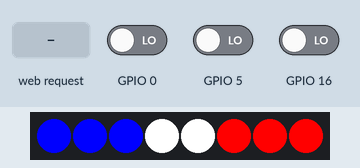
Bench run of a sketch on a simulated ESP8266 (NodeMCU). On the bench: 8 RGB LEDs in strip order, left to right. The test bench sets the inputs (shaded band); at power-on: GPIO 0 LOW, GPIO 5 LOW, GPIO 16 LOW. Dim RGB values are drawn brighter than linear.

Above: at 0.1 s.
2.3 s: HTTP request GET /etat/ received
At 2.6 s:
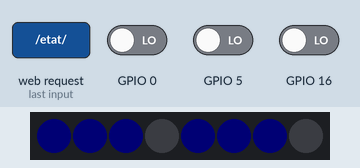
3.8 s: HTTP request GET /aa received
At 4.9 s:
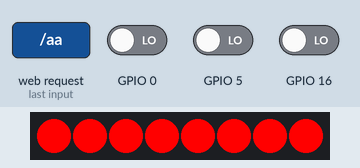
5.3 s: HTTP request GET /dd received
At 6.1 s:
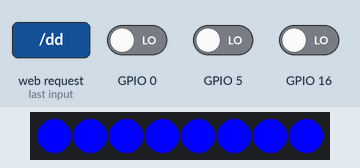
6.8 s: HTTP request GET /ee received
At 7.2 s:
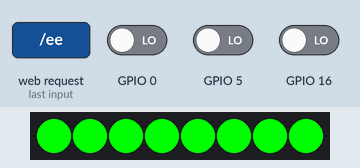
8.3 s: HTTP request GET /gg received
At 9.5 s:
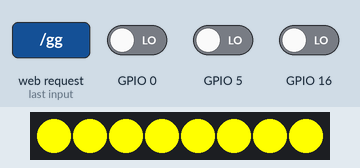
9.8 s: HTTP request GET /hh received
At 10.7 s:
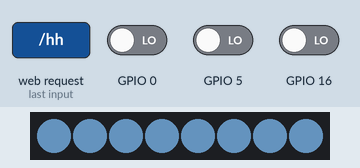
Timing chart, 0 to 12.3 s (numbered marks = the images above; inputs shaded):
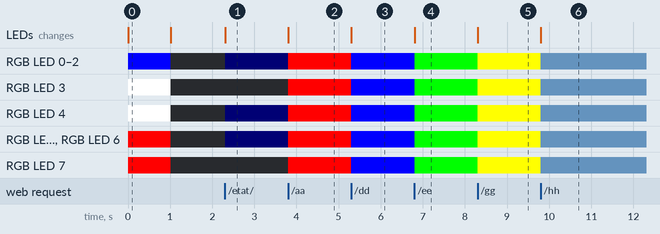

Measured:
- after the input at 2.3 s, RGB LED 0–2, RGB LED 4–6: off → RGB(0, 0, 1) at once; the LEDs: change at once (image 1)
- after the input at 3.8 s, RGB LED 0–2, RGB LED 4–6: RGB(0, 0, 1) → RGB(255, 0, 0) at once; RGB LED 3, RGB LED 7: off → RGB(255, 0, 0) at once; the LEDs: change at once (image 2)
- after the input at 5.3 s, RGB LED 0–7: RGB(255, 0, 0) → RGB(0, 0, 255) at once; the LEDs: change at once (image 3)
- after the input at 6.8 s, RGB LED 0–7: RGB(0, 0, 255) → RGB(0, 255, 0) at once; the LEDs: change at once (image 4)
- after the input at 8.3 s, RGB LED 0–7: RGB(0, 255, 0) → RGB(255, 255, 0) at once; the LEDs: change at once (image 5)
- after the input at 9.8 s, RGB LED 0–7: RGB(255, 255, 0) → RGB(42, 62, 80) at once; the LEDs: change at once (image 6)
- what the display in image 0 shows lasts 1.0 s, from 0.0 s to 1.0 s

The sketch:

pocoui.ino
```cpp
#include <ESP8266WiFi.h>
#include <Adafruit_NeoPixel.h>
#include <WiFiClient.h>
#include <ESP8266WebServer.h>

#define PIN      4
#define N_LEDS  8

Adafruit_NeoPixel strip = Adafruit_NeoPixel(N_LEDS, PIN, NEO_GRB + NEO_KHZ800);

#define LARGEUR  22
#define HAUTEUR  5
#define LARGEUR_LETTRE  (3-1)
#define HAUTEUR_LETTRE  (5-1)

int valeur = 0;
int valeur2 = 0;
int valeur3 = 0;

int aa=0;
int dd=22;
int ee=44;
int gg=66;
int hh=88;

uint8_t tableau_lettre[16][5]= {{0b111,0b101,0b101,0b101,0b111},\
                               {0b001,0b001,0b001,0b001,0b001},\
                               {0b111,0b001,0b111,0b100,0b111},\
                               {0b111,0b001,0b111,0b001,0b111},\
                               {0b101,0b101,0b111,0b001,0b001},\
                               {0b111,0b100,0b111,0b001,0b111},\
                               {0b111,0b100,0b111,0b101,0b111},\
                               {0b111,0b001,0b001,0b001,0b001},\
                               {0b111,0b101,0b111,0b101,0b111},\
                               {0b111,0b101,0b111,0b001,0b111},\
                               {0b111,0b100,0b110,0b100,0b111},\
                               {0b100,0b100,0b100,0b100,0b111},\
                               {0b111,0b111,0b111,0b111,0b111},\
                               {0b010,0b010,0b010,0b010,0b010},\
                               {0b111,0b100,0b111,0b100,0b111},\
                               {0b101,0b111,0b111,0b111,0b101},};

//0-3 => todo

int delayval = 500; // delay for half a second1

//const char* ssid = "benaur";
//const char* password = "benjaminaurelie";

const char *ssid = "nodemcu";
const char *password = "password";

//ESP8266WebServer server(80);

// Create an instance of the server
// specify the port to listen on as an argument
WiFiServer server(80);

void display(int val,uint8_t  pos, byte red, byte green, byte blue){
int8_t i;
int8_t j;
for(i=0;i<3;i++)
  {
  for(j=0;j<5;j++)
    {

//4 est la largeur d'une lettre
      uint8_t led_position=(pos)+(LARGEUR_LETTRE-i)+j*LARGEUR;
      if(((tableau_lettre[val][j]) & (1<<i)) !=0)
        strip.setPixelColor(led_position  ,red, green, blue);
      else
        strip.setPixelColor(led_position  ,0, 0, 0);
    }
  strip.show();
  }
}
void ccc(){
    for(uint16_t i=0; i<strip.numPixels(); i++) {
            strip.setPixelColor(i  ,0, 0, 0); // Draw new pixel
            strip.show();
      }
}

void  fff(){
  strip.setPixelColor(0  ,0, 0, 255); // Draw new pixel
  strip.setPixelColor(1  ,0, 0, 255); // Draw new pixel
  strip.setPixelColor(2  ,0, 0, 255); // Draw new pixel

  strip.setPixelColor(3  ,255, 255, 255); // Draw new pixel
  strip.setPixelColor(4  ,255, 255, 255); // Draw new pixel

  strip.setPixelColor(5  ,255, 0, 0); // Draw new pixel
  strip.setPixelColor(6  ,255, 0, 0); // Draw new pixel
  strip.setPixelColor(7  ,255, 0, 0);
  strip.show();
}
void  lil(){
  display(11,0, 255, 255, 0);
  display(13,4, 42, 62, 80);
  display(11,8, 255, 255, 0);
}
void  jam(){
  ccc();
  display(12,0, 0, 255, 0);
    delay(1000);
  display(12,4, 255, 255, 0);
    delay(1000);
  display(12,8, 255, 0, 0);
}
void  jem(){
  ccc();
  display(8,0, 255, 0, 255);
  display(14,4, 128, 128, 255);
  display(15,8, 255, 0, 0);
  delay(500);
  ccc();
  display(8,0, 255, 255, 0);
  display(14,4, 0, 255, 69);
  display(15,8, 255, 0, 0);
}

static void chase(uint32_t x,uint32_t y,uint32_t tt) {
  for(uint16_t i=x; x<y+4; x++) {
      strip.setPixelColor(x  , tt); // Draw new pixel
      strip.setPixelColor(x-4, 0); // Erase pixel a few steps back
      strip.show();
      delay(25);
  }
}
static void chase2(uint32_t x,uint32_t y) {
  for(uint16_t i=x; x<y+4; x++) {
      strip.setPixelColor(x  , strip.Color(255, 128, 128)); // Draw new pixel
      strip.setPixelColor(x-4, 0); // Erase pixel a few steps back
      strip.setPixelColor(x+21  , strip.Color(255, 0, 0)); // Draw new pixel
      strip.setPixelColor(x-17, 0); // Erase pixel a few steps back
      strip.setPixelColor(x+43  , strip.Color(128, 0, 0)); // Draw new pixel
      strip.setPixelColor(x+39, 0); // Erase pixel a few steps back
      strip.setPixelColor(x+65  , strip.Color(255, 0, 0)); // Draw new pixel
      strip.setPixelColor(x+61, 0); // Erase pixel a few steps back
      strip.setPixelColor(x+87  , strip.Color(255, 128, 128)); // Draw new pixel
      strip.setPixelColor(x-83, 0); // Erase pixel a few steps back
      strip.show();
      delay(25);
  }
}
void  kite(){
  ccc();
  chase(1,11,strip.Color(255, 0, 0)); // Red
  ccc();
  chase(22,33,strip.Color(255, 0, 0)); // Red
  ccc();
  chase(44,55,strip.Color(255, 0, 0)); // Red
  ccc();
  chase(44,55,strip.Color(255, 128, 128)); // Red 75
  chase(66,77,strip.Color(255, 0, 0)); // Red
  chase(88,99,strip.Color(255, 128, 128)); // Red 75
  chase(88,99,strip.Color(255, 0, 0)); // Red
  ccc();
}
void  kite2(){
  ccc();
  chase2(1,11);
  ccc();
}
void loop()
{
  // Check if a client has connected
  WiFiClient client = server.available();
  if (!client) {
    return;
  }
  while(!client.available()){
    delay(1);
  }

  // Read the first line of the request
  String req = client.readStringUntil('\r');
  client.flush();

  // Match the request
  bool val0, val4, val5, val16;
  val0=digitalRead(0);
  val4=digitalRead(4);
  val5=digitalRead(5);
  val16=digitalRead(16);

  String a = req.substring(5,6);
  String b = req.substring(6,7);
  String c = req.substring(7,8);
  String d = req.substring(8,9);

  valeur = a.toInt();
  valeur2 = b.toInt();
  valeur3 = c.toInt();


  client.flush();
    // Prepare the response
 String s = "HTTP/1.1 200 OK\r\nContent-Type: text/html\r\n\r\n<!DOCTYPE HTML>\r\n<html>\r\n";


  if (req.indexOf("cc") != -1 ){
    aa=0;
    dd=22;
    ee=44;
    gg=66;
    hh=88;
    ccc();
  }

if (req.indexOf("aa") != -1 ){
  for(uint16_t i=0; i<N_LEDS; i++) {
      strip.setPixelColor(i  ,255, 0, 0); // Draw new pixel
      strip.show();
  }
}

if (req.indexOf("dd") != -1 ){
  for(uint16_t i=0; i<N_LEDS; i++) {
      strip.setPixelColor(i  ,0, 0, 255); // Draw new pixel
      strip.show();
  }
}
if (req.indexOf("ee") != -1 ){
  for(uint16_t i=0; i<N_LEDS; i++) {
      strip.setPixelColor(i  ,0, 255, 0); // Draw new pixel
      strip.show();
  }
}
if (req.indexOf("gg") != -1 ){
  for(uint16_t i=0; i<N_LEDS; i++) {
      strip.setPixelColor(i  ,255, 255, 0); // Draw new pixel
      strip.show();
  }
}
if (req.indexOf("hh") != -1 ){
  for(uint16_t i=0; i<N_LEDS; i++) {
      strip.setPixelColor(i  ,42, 62, 80); // Draw new pixel
      strip.show();
  }
}

  if (req.indexOf("ff") != -1 )
    fff();
  if (req.indexOf("lil") != -1 )
    lil();
  if (req.indexOf("jem") != -1 )
    jem();
  if (req.indexOf("jam") != -1 )
    jam();
  if (req.indexOf("kite") != -1 )
    kite();
  if (req.indexOf("mak") != -1 )
    kite2();
  if (req.indexOf("/etat/") != -1 ){
    String xx = req.substring(10,13);
    String yy = req.substring(14,17);
    String zz = req.substring(18,21);
    int x=xx.toInt();
    int y=yy.toInt();
    int z=zz.toInt();
    display(12,0, x, y, z);
    display(12,4, x, y, z);
    display(12,8, x, y, z);

    s += xx;
    s +=" V --<br>";
    s += yy;
    s +=" R --<br>";
        s += zz;
    s +=" B --<br>";
    s +=" Couleur<br>";
    s += "</html>\n";

  }
  // Send the response to the client
  client.print(s);
  delay(1);
}
void setup() {
  strip.begin();
  delay(10);
  // prepare GPIO4 Interupteur front
  pinMode(4, OUTPUT);
  digitalWrite(4, 0);
  WiFi.softAP(ssid, password);

  fff();
  delay(1000);
  ccc();
  server.begin();
}
```
